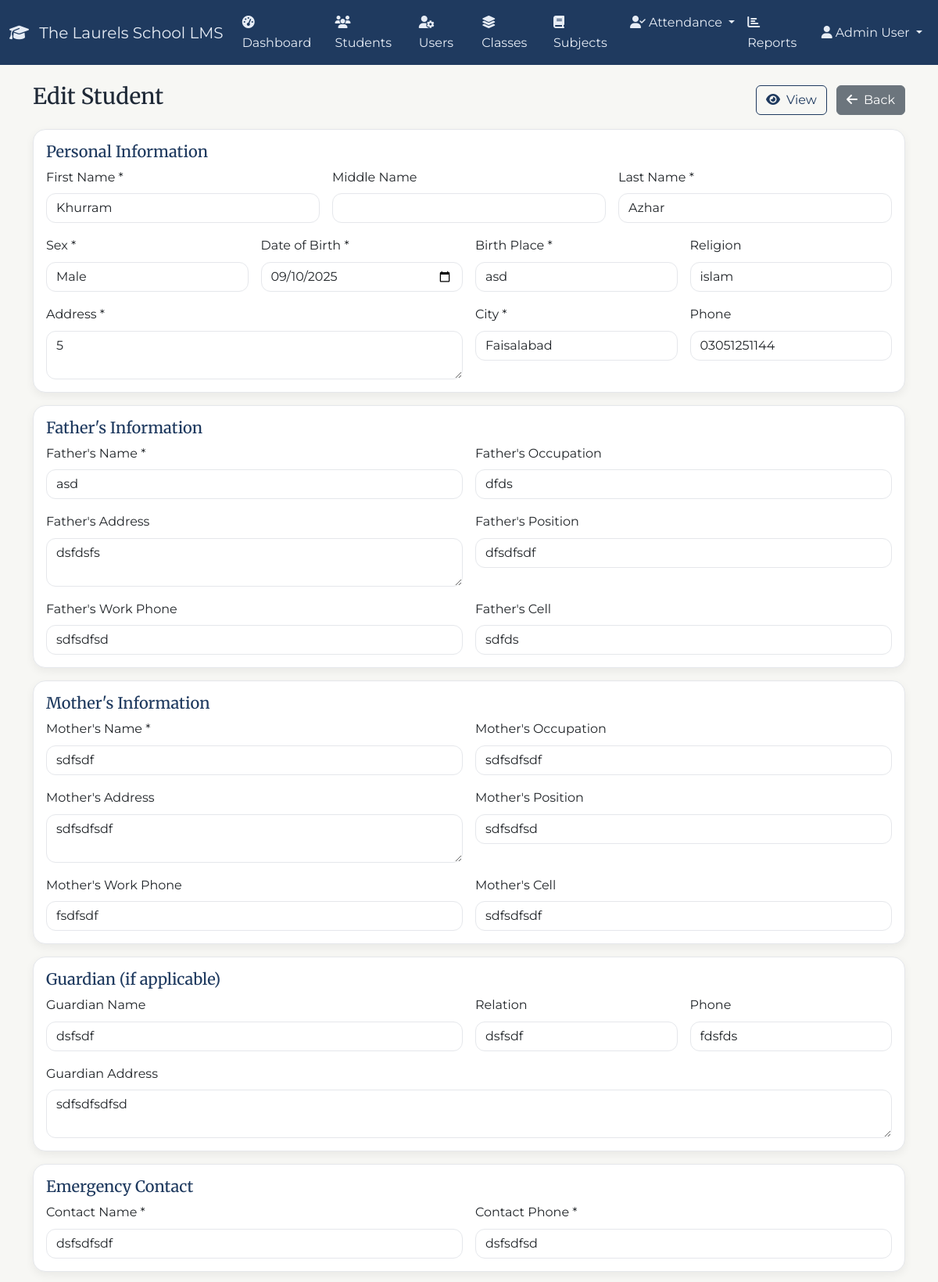
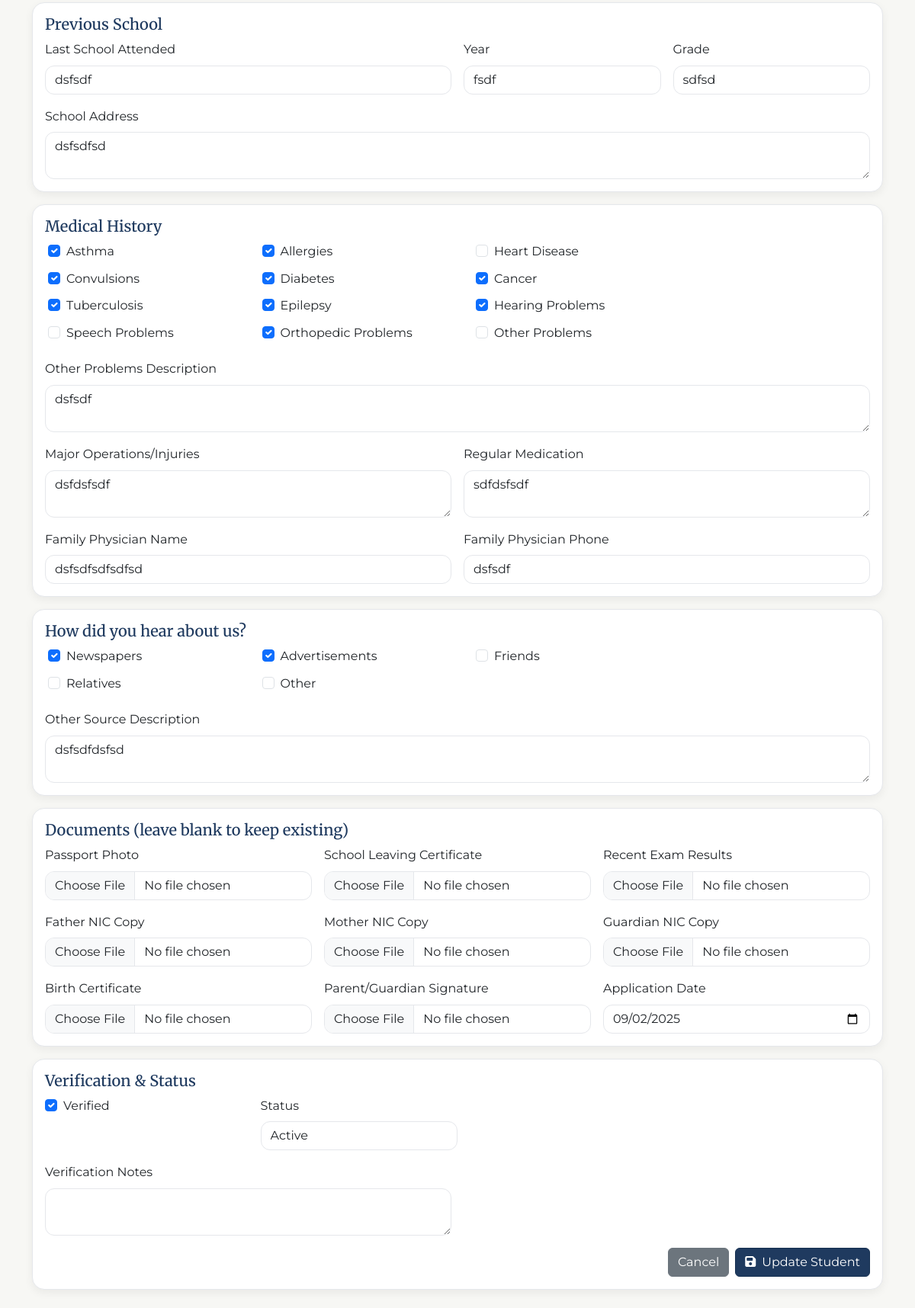
/admin/edit_student.php?id=2 (signed in), run on the app's committed database (2 pictures, top to bottom).
### tables this page shows
CREATE TABLE `students` (
  `id` int(11) NOT NULL,
  `student_code` varchar(20) DEFAULT NULL,
  `first_name` varchar(50) NOT NULL,
  `middle_name` varchar(50) DEFAULT NULL,
  `last_name` varchar(50) NOT NULL,
  `sex` enum('Male','Female') NOT NULL,
  `date_of_birth` date NOT NULL,
  `birth_place` varchar(100) NOT NULL,
  `religion` varchar(50) DEFAULT NULL,
  `address` text NOT NULL,
  `city` varchar(50) NOT NULL,
  `phone` varchar(20) DEFAULT NULL,
  `father_name` varchar(100) NOT NULL,
  `father_occupation` varchar(100) DEFAULT NULL,
  `father_address` text DEFAULT NULL,
  `father_position` varchar(100) DEFAULT NULL,
  `father_work_phone` varchar(20) DEFAULT NULL,
  `father_cell` varchar(20) DEFAULT NULL,
  `mother_name` varchar(100) NOT NULL,
  `mother_occupation` varchar(100) DEFAULT NULL,
  `mother_address` text DEFAULT NULL,
  `mother_position` varchar(100) DEFAULT NULL,
  `mother_work_phone` varchar(20) DEFAULT NULL,
  `mother_cell` varchar(20) DEFAULT NULL,
  `guardian_name` varchar(100) DEFAULT NULL,
  `guardian_relation` varchar(50) DEFAULT NULL,
  `guardian_phone` varchar(20) DEFAULT NULL,
  `guardian_address` text DEFAULT NULL,
  `emergency_contact_name` varchar(100) NOT NULL,
  `emergency_contact_phone` varchar(20) NOT NULL,
  `last_school_attended` varchar(200) DEFAULT NULL,
  `last_school_year` varchar(10) DEFAULT NULL,
  `last_school_grade` varchar(20) DEFAULT NULL,
  `last_school_address` text DEFAULT NULL,
  `has_asthma` tinyint(1) DEFAULT 0,
  `has_allergies` tinyint(1) DEFAULT 0,
  `has_heart_disease` tinyint(1) DEFAULT 0,
  `has_convulsions` tinyint(1) DEFAULT 0,
  `has_diabetes` tinyint(1) DEFAULT 0,
  `has_cancer` tinyint(1) DEFAULT 0,
  `has_tuberculosis` tinyint(1) DEFAULT 0,
  `has_epilepsy` tinyint(1) DEFAULT 0,
  `has_hearing_problems` tinyint(1) DEFAULT 0,
  `has_speech_problems` tinyint(1) DEFAULT 0,
  `has_orthopedic_problems` tinyint(1) DEFAULT 0,
  `has_other_problems` tinyint(1) DEFAULT 0,
  `other_problems_description` text DEFAULT NULL,
  `major_operations_injuries` text DEFAULT NULL,
  `regular_medication` text DEFAULT NULL,
  `family_physician_name` varchar(100) DEFAULT NULL,
  `family_physician_phone` varchar(20) DEFAULT NULL,
  `heard_through_newspapers` tinyint(1) DEFAULT 0,
  `heard_through_advertisements` tinyint(1) DEFAULT 0,
  `heard_through_friends` tinyint(1) DEFAULT 0,
  `heard_through_relatives` tinyint(1) DEFAULT 0,
  `heard_through_other` tinyint(1) DEFAULT 0,
  `heard_through_other_description` text DEFAULT NULL,
  `application_date` date NOT NULL,
  `parent_signature` varchar(255) DEFAULT NULL,
  `passport_photo` varchar(255) DEFAULT NULL,
  `school_leaving_certificate` varchar(255) DEFAULT NULL,
  `recent_exam_results` varchar(255) DEFAULT NULL,
  `father_nic_copy` varchar(255) DEFAULT NULL,
  `mother_nic_copy` varchar(255) DEFAULT NULL,
  `guardian_nic_copy` varchar(255) DEFAULT NULL,
  `birth_certificate` varchar(255) DEFAULT NULL,
  `is_verified` tinyint(1) DEFAULT 0,
  `verified_by` int(11) DEFAULT NULL,
  `verified_at` timestamp NULL DEFAULT NULL,
  `verification_notes` text DEFAULT NULL,
  `status` enum('pending','active','inactive','withdrawn','completed','suspended','expelled','transferred','graduated','on_leave') DEFAULT 'pending',
  `created_at` timestamp NOT NULL DEFAULT current_timestamp(),
  `updated_at` timestamp NOT NULL DEFAULT current_timestamp() ON UPDATE current_timestamp()
);

### admin/edit_student.php (the view, shortened to what the rows shown need)
<?php
$pdo = getDBConnection();
$student_id = isset($_GET['id']) ? (int)$_GET['id'] : 0;
try {
    $stmt = $pdo->prepare('SELECT * FROM students WHERE id = ?');
    $stmt->execute([$student_id]);
    $student = $stmt->fetch();
} catch (Exception $e) {
    $message = 'Error loading student.';
    $student = null;
}
?>
<!DOCTYPE html>
<html lang="en">
<head>
    <link href="https://cdn.jsdelivr.net/npm/bootstrap@5.3.2/dist/css/bootstrap.min.css" rel="stylesheet">
    <link href="https://cdnjs.cloudflare.com/ajax/libs/font-awesome/6.4.0/css/all.min.css" rel="stylesheet">
    <link href="../assets/css/theme.css" rel="stylesheet">
</head>
<body>
<div class="container mt-4">
    <div class="d-flex justify-content-between align-items-center mb-3">
        <h1 class="h3">Edit Student</h1>
    </div>
    <form method="POST" enctype="multipart/form-data">
        <div class="card mb-3"><div class="card-body">
            <div class="row g-3">
                <div class="col-md-4"><label class="form-label">First Name *</label><input name="first_name" class="form-control" required value="<?php echo htmlspecialchars($student['first_name']); ?>"></div>
                <div class="col-md-4"><label class="form-label">Last Name *</label><input name="last_name" class="form-control" required value="<?php echo htmlspecialchars($student['last_name']); ?>"></div>
                <div class="col-md-3"><label class="form-label">Sex *</label><select name="sex" class="form-select" required>
                    <option value="Male" <?php echo $student['sex']==='Male'?'selected':''; ?>>Male</option>
                </select></div>
                <div class="col-md-3"><label class="form-label">Date of Birth *</label><input type="date" name="date_of_birth" class="form-control" required value="<?php echo htmlspecialchars($student['date_of_birth']); ?>"></div>
                <div class="col-md-3"><label class="form-label">Birth Place *</label><input name="birth_place" class="form-control" required value="<?php echo htmlspecialchars($student['birth_place']); ?>"></div>
                <div class="col-md-3"><label class="form-label">Religion</label><input name="religion" class="form-control" value="<?php echo htmlspecialchars($student['religion']); ?>"></div>
                <div class="col-md-6"><label class="form-label">Address *</label><textarea name="address" class="form-control" rows="2" required><?php echo htmlspecialchars($student['address']); ?></textarea></div>
                <div class="col-md-3"><label class="form-label">City *</label><input name="city" class="form-control" required value="<?php echo htmlspecialchars($student['city']); ?>"></div>
                <div class="col-md-3"><label class="form-label">Phone</label><input name="phone" class="form-control" value="<?php echo htmlspecialchars($student['phone']); ?>"></div>
            </div>
        </div></div>
        <div class="card mb-3"><div class="card-body">
            <div class="row g-3">
                <div class="col-md-6"><label class="form-label">Father's Name *</label><input name="father_name" class="form-control" required value="<?php echo htmlspecialchars($student['father_name']); ?>"></div>
                <div class="col-md-6"><label class="form-label">Father's Occupation</label><input name="father_occupation" class="form-control" value="<?php echo htmlspecialchars($student['father_occupation']); ?>"></div>
                <div class="col-md-6"><label class="form-label">Father's Address</label><textarea name="father_address" class="form-control" rows="2"><?php echo htmlspecialchars($student['father_address']); ?></textarea></div>
                <div class="col-md-6"><label class="form-label">Father's Position</label><input name="father_position" class="form-control" value="<?php echo htmlspecialchars($student['father_position']); ?>"></div>
                <div class="col-md-6"><label class="form-label">Father's Work Phone</label><input name="father_work_phone" class="form-control" value="<?php echo htmlspecialchars($student['father_work_phone']); ?>"></div>
                <div class="col-md-6"><label class="form-label">Father's Cell</label><input name="father_cell" class="form-control" value="<?php echo htmlspecialchars($student['father_cell']); ?>"></div>
            </div>
        </div></div>
        <div class="card mb-3"><div class="card-body">
            <div class="row g-3">
                <div class="col-md-6"><label class="form-label">Mother's Name *</label><input name="mother_name" class="form-control" required value="<?php echo htmlspecialchars($student['mother_name']); ?>"></div>
                <div class="col-md-6"><label class="form-label">Mother's Occupation</label><input name="mother_occupation" class="form-control" value="<?php echo htmlspecialchars($student['mother_occupation']); ?>"></div>
                <div class="col-md-6"><label class="form-label">Mother's Address</label><textarea name="mother_address" class="form-control" rows="2"><?php echo htmlspecialchars($student['mother_address']); ?></textarea></div>
                <div class="col-md-6"><label class="form-label">Mother's Position</label><input name="mother_position" class="form-control" value="<?php echo htmlspecialchars($student['mother_position']); ?>"></div>
                <div class="col-md-6"><label class="form-label">Mother's Work Phone</label><input name="mother_work_phone" class="form-control" value="<?php echo htmlspecialchars($student['mother_work_phone']); ?>"></div>
                <div class="col-md-6"><label class="form-label">Mother's Cell</label><input name="mother_cell" class="form-control" value="<?php echo htmlspecialchars($student['mother_cell']); ?>"></div>
            </div>
        </div></div>
        <div class="card mb-3"><div class="card-body">
            <div class="row g-3">
                <div class="col-md-6"><label class="form-label">Guardian Name</label><input name="guardian_name" class="form-control" value="<?php echo htmlspecialchars($student['guardian_name']); ?>"></div>
                <div class="col-md-3"><label class="form-label">Relation</label><input name="guardian_relation" class="form-control" value="<?php echo htmlspecialchars($student['guardian_relation']); ?>"></div>
                <div class="col-md-3"><label class="form-label">Phone</label><input name="guardian_phone" class="form-control" value="<?php echo htmlspecialchars($student['guardian_phone']); ?>"></div>
                <div class="col-12"><label class="form-label">Guardian Address</label><textarea name="guardian_address" class="form-control" rows="2"><?php echo htmlspecialchars($student['guardian_address']); ?></textarea></div>
            </div>
        </div></div>
        <div class="card mb-3"><div class="card-body">
            <div class="row g-3">
                <div class="col-md-6"><label class="form-label">Contact Name *</label><input name="emergency_contact_name" class="form-control" required value="<?php echo htmlspecialchars($student['emergency_contact_name']); ?>"></div>
                <div class="col-md-6"><label class="form-label">Contact Phone *</label><input name="emergency_contact_phone" class="form-control" required value="<?php echo htmlspecialchars($student['emergency_contact_phone']); ?>"></div>
            </div>
        </div></div>
        <div class="card mb-3"><div class="card-body">
            <div class="row g-3">
                <div class="col-md-6"><label class="form-label">Last School Attended</label><input name="last_school_attended" class="form-control" value="<?php echo htmlspecialchars($student['last_school_attended']); ?>"></div>
                <div class="col-md-3"><label class="form-label">Year</label><input name="last_school_year" class="form-control" value="<?php echo htmlspecialchars($student['last_school_year']); ?>"></div>
                <div class="col-md-3"><label class="form-label">Grade</label><input name="last_school_grade" class="form-control" value="<?php echo htmlspecialchars($student['last_school_grade']); ?>"></div>
                <div class="col-12"><label class="form-label">School Address</label><textarea name="last_school_address" class="form-control" rows="2"><?php echo htmlspecialchars($student['last_school_address']); ?></textarea></div>
            </div>
        </div></div>
        <div class="card mb-3"><div class="card-body">
            <div class="row g-2">
                <?php $mh=['has_asthma'=>'Asthma','has_allergies'=>'Allergies','has_heart_disease'=>'Heart Disease','has_convulsions'=>'Convulsions','has_diabetes'=>'Diabetes','has_cancer'=>'Cancer','has_tuberculosis'=>'Tuberculosis','has_epilepsy'=>'Epilepsy','has_hearing_problems'=>'Hearing Problems','has_speech_problems'=>'Speech Problems','has_orthopedic_problems'=>'Orthopedic Problems','has_other_problems'=>'Other Problems']; foreach($mh as $k=>$l): ?>
                <div class="col-md-3 form-check ms-2">
                    <input class="form-check-input" type="checkbox" name="<?php echo $k; ?>" id="<?php echo $k; ?>" <?php echo $student[$k] ? 'checked' : ''; ?>>
                    <label class="form-check-label" for="<?php echo $k; ?>"><?php echo $l; ?></label>
                </div>
                <?php endforeach; ?>
            </div>
            <div class="row g-3 mt-1">
                <div class="col-12"><label class="form-label">Other Problems Description</label><textarea name="other_problems_description" class="form-control" rows="2"><?php echo htmlspecialchars($student['other_problems_description']); ?></textarea></div>
                <div class="col-md-6"><label class="form-label">Major Operations/Injuries</label><textarea name="major_operations_injuries" class="form-control" rows="2"><?php echo htmlspecialchars($student['major_operations_injuries']); ?></textarea></div>
                <div class="col-md-6"><label class="form-label">Regular Medication</label><textarea name="regular_medication" class="form-control" rows="2"><?php echo htmlspecialchars($student['regular_medication']); ?></textarea></div>
                <div class="col-md-6"><label class="form-label">Family Physician Name</label><input name="family_physician_name" class="form-control" value="<?php echo htmlspecialchars($student['family_physician_name']); ?>"></div>
                <div class="col-md-6"><label class="form-label">Family Physician Phone</label><input name="family_physician_phone" class="form-control" value="<?php echo htmlspecialchars($student['family_physician_phone']); ?>"></div>
            </div>
        </div></div>
        <div class="card mb-3"><div class="card-body">
            <div class="row g-2">
                <?php $src=['heard_through_newspapers'=>'Newspapers','heard_through_advertisements'=>'Advertisements','heard_through_friends'=>'Friends','heard_through_relatives'=>'Relatives','heard_through_other'=>'Other']; foreach($src as $k=>$l): ?>
                <div class="col-md-3 form-check ms-2">
                    <input class="form-check-input" type="checkbox" name="<?php echo $k; ?>" id="<?php echo $k; ?>" <?php echo $student[$k] ? 'checked' : ''; ?>>
                    <label class="form-check-label" for="<?php echo $k; ?>"><?php echo $l; ?></label>
                </div>
                <?php endforeach; ?>
            </div>
            <div class="row g-3 mt-1">
                <div class="col-12"><label class="form-label">Other Source Description</label><textarea name="heard_through_other_description" class="form-control" rows="2"><?php echo htmlspecialchars($student['heard_through_other_description']); ?></textarea></div>
            </div>
        </div></div>
        <div class="card mb-3"><div class="card-body">
            <div class="row g-3">
                <div class="col-md-4"><label class="form-label">Application Date</label><input type="date" name="application_date" class="form-control" value="<?php echo htmlspecialchars($student['application_date']); ?>"></div>
            </div>
        </div></div>
        <div class="card mb-4"><div class="card-body">
            <div class="row g-3">
                <div class="col-md-3 form-check ms-2">
                    <input class="form-check-input" type="checkbox" name="is_verified" id="is_verified" <?php echo $student['is_verified'] ? 'checked' : ''; ?>>
                    <label class="form-check-label" for="is_verified">Verified</label>
                </div>
                <div class="col-md-3"><label class="form-label">Status</label>
                    <select name="status" class="form-select">
                        <?php $statuses=['pending','active','inactive','withdrawn','completed','suspended','expelled','transferred','graduated','on_leave']; foreach($statuses as $st): ?>
                            <option value="<?php echo $st; ?>" <?php echo $student['status']===$st?'selected':''; ?>><?php echo ucfirst($st); ?></option>
                        <?php endforeach; ?>
                    </select>
                </div>
            </div>
        </div></div>
    </form>
</div>
</body>
</html>

### data on the page
students: first_name "Khurram", last_name "Azhar", sex "Male", date_of_birth "09/10/2025", birth_place "asd", religion "islam", address "5", city "Faisalabad", phone "03051251144", father_name "asd", father_occupation "dfds", father_address "dsfdsfs", father_position "dfsdfsdf", father_work_phone "sdfsdfsd", father_cell "sdfds", mother_name "sdfsdf", mother_occupation "sdfsdfsdf", mother_address "sdfsdfsdf", mother_position "sdfsdfsd", mother_work_phone "fsdfsdf", mother_cell "sdfsdfsdf", guardian_name "dsfsdf", guardian_relation "dsfsdf", guardian_phone "fdsfds", guardian_address "sdfsdfsdfsd", emergency_contact_name "dsfsdfsdf", emergency_contact_phone "dsfsdfsd", last_school_attended "dsfsdf", last_school_year "fsdf", last_school_grade "sdfsd", last_school_address "dsfsdfsd", has_asthma "☑", has_allergies "☑", has_convulsions "☑", has_diabetes "☑", has_cancer "☑", has_tuberculosis "☑", has_epilepsy "☑", has_hearing_problems "☑", has_orthopedic_problems "☑", other_problems_description "dsfsdf", major_operations_injuries "dsfdsfsdf", regular_medication "sdfdsfsdf", family_physician_name "dsfsdfsdfsdfsd", family_physician_phone "dsfsdf", heard_through_newspapers "☑", heard_through_advertisements "☑", heard_through_other_description "dsfsdfdsfsd", application_date "09/02/2025", is_verified "☑", status "Active"

### other printed values
$_SESSION['user_name'] "Admin User"
$l "Asthma"
$l "Allergies"
$l "Heart Disease"
$l "Convulsions"
$l "Diabetes"
$l "Cancer"
$l "Tuberculosis"
$l "Epilepsy"
$l "Hearing Problems"
$l "Speech Problems"
$l "Orthopedic Problems"
$l "Other Problems"
$l "Newspapers"
$l "Advertisements"
